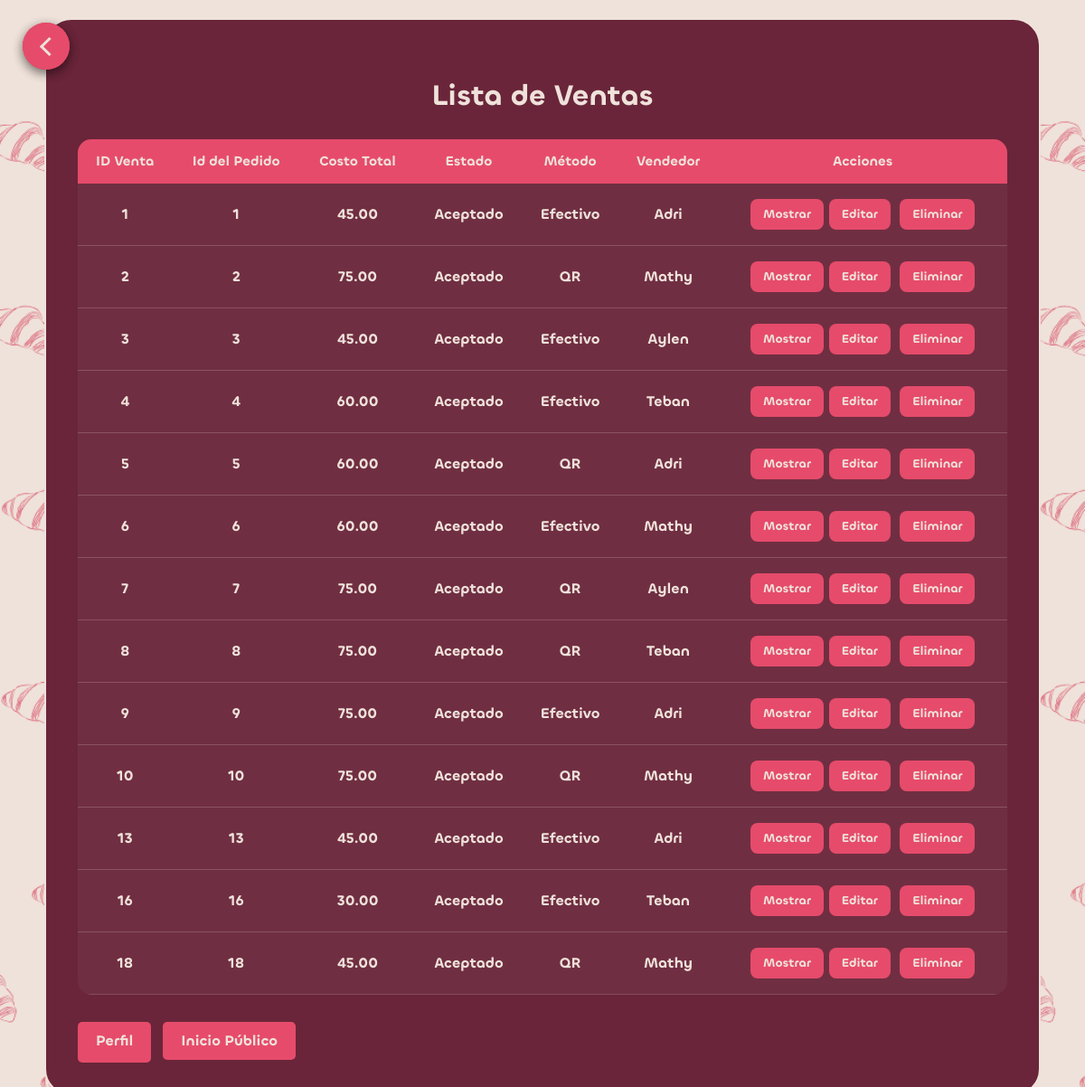
The app's page /Ventas/leerVentass.php (signed in) with its own data.
### tables this page shows
CREATE TABLE IF NOT EXISTS `Ventas` (
  `ID` INT NOT NULL AUTO_INCREMENT,
  `Pedidos_ID` INT NOT NULL,
  `Costototal` DECIMAL(10,2) NULL DEFAULT NULL,
  `Estado` VARCHAR(45) NULL DEFAULT NULL,
  `Metodo` VARCHAR(45) NULL DEFAULT NULL,
  INDEX `fk_Ventas_Pedidos1_idx` (`Pedidos_ID` ASC),
  PRIMARY KEY (`ID`, `Pedidos_ID`),
  CONSTRAINT `fk_Ventas_Pedidos1`
    FOREIGN KEY (`Pedidos_ID`)
    REFERENCES `Pedidos` (`ID`)
    ON DELETE NO ACTION
    ON UPDATE NO ACTION);

CREATE TABLE IF NOT EXISTS `Pedidos` (
  `ID` INT NOT NULL AUTO_INCREMENT,
  `Nombre` VARCHAR(45) NULL DEFAULT NULL,
  `Fecha` DATE NULL DEFAULT NULL, 
  `Celular` INT NULL DEFAULT NULL,
  `Estado` VARCHAR(45) NULL DEFAULT NULL,
  `Direccion` VARCHAR(80) NULL DEFAULT NULL,
  `NombreVendedor` VARCHAR(45) NULL DEFAULT NULL,
  PRIMARY KEY (`ID`));

### Ventas/leerVentass.php (the view, shortened to what this page needs)
<?php
require "bdVentas.php";
$sql = "SELECT * FROM ventas JOIN pedidos ON ventas.Pedidos_ID=pedidos.ID WHERE ventas.Estado='Aceptada'";
$resultado = $conexion->query($sql);
?>
<!DOCTYPE html>
<html lang="es">
<head>
    <link rel="stylesheet" href="../tipografia/Fonts/WEB/css/chillax.css">
</head>
<body>
 <?php
        if ($_SESSION['Rol'] === "administrador") {
        echo "<a href='../administrador.php' class='btn-volver-esquina' aria-label='Volver' title='Volver'> </a>";
}?>
<div class="contenedor">
    <h2>Lista de Ventas</h2>
    <table>
        <tr>
            <th>ID Venta</th>
            <th>Id del Pedido</th>
            <th>Costo Total</th>
            <th>Estado</th>
            <th>Método</th>
            <th>Vendedor</th>
            <th>Acciones</th>
        </tr>
        <?php
        if ($resultado->num_rows > 0) {
            while ($fila = $resultado->fetch_assoc()) {
                $ID = $fila["ID"];
                $Pedidos_ID = $fila["Pedidos_ID"];
                echo "<tr>";
                echo "<td>" . $fila['ID'] . "</td>";
                echo "<td>" . $fila['Pedidos_ID'] . "</td>";
                echo "<td>" . $fila['Costototal'] . "</td>";
                echo "<td>" . $fila['Estado'] . "</td>";
                echo "<td>" . $fila['Metodo'] . "</td>";
                echo "<td>" . $fila['NombreVendedor'] . "</td>";
                echo "<td>";
                echo "<a href='leerVentas.php?ID=$Pedidos_ID'><button class='mostrar'>Mostrar</button></a>";
                if ($_SESSION['Rol'] === "administrador") {
                    echo "<a href='formupdateVentas.php?ID=$ID'><button class='editar'>Editar</button></a> ";
                    echo "<a href='eliminarVentas.php?ID=$ID'><button class='eliminar'>Eliminar</button></a>";
                }
                echo "</td>";
                echo "</tr>";
            }
        } else {
            echo "<tr>";
            echo "<td colspan='6'>No hay pedidos registrados</td>";
            echo "</tr>";
        }
        ?>
    </table>
    <div class="botones">
        <a href="../perfil.php" class="volver" >Perfil</a>
        <a href="../portada publica.php"><button class="volver">Inicio Público</button></a>
    </div>
</div>
</body>
</html>

### Ventas/leerVentass.php (style rules this page uses)
* { font-family: 'Chillax-Semibold'; box-sizing: border-box; }
body { background-image: url(../imagenes/2.png); background-size: cover; background-position: center; background-repeat: no-repeat; display: flex; justify-content: center; align-items: center; min-height: 100vh; margin: 0; padding: 20px; }
.contenedor { width: 95%; max-width: 1200px; padding: 35px; background-color: #6A253A; border: 2px solid #EFE2DA; border-radius: 30px; color: #EFE2DA; }
h2 { text-align: center; margin-bottom: 25px; font-size: 32px; }
table { width: 100%; border-collapse: collapse; overflow: hidden; border-radius: 15px; }
th { background-color: #E64B6B; color: #EFE2DA; padding: 14px; font-size: 15px; }
td { padding: 14px; text-align: center; border-bottom: 1px solid rgba(239, 226, 218, 0.2); color: #EFE2DA; }
tr { background-color: rgba(255,255,255,0.04); transition: 0.3s; }
button { padding: 8px 14px; margin: 3px; border: none; border-radius: 8px; cursor: pointer; transition: 0.3s; color: #EFE2DA; }
.mostrar, .editar, .eliminar { background-color: #E64B6B; }
.volver { padding: 10px 20px; border: none; color: #EFE2DA; border-radius: 5px; background: #E64B6B; cursor: pointer; font-size: 16px; margin-top: 10px; }
a { text-decoration: none; color: inherit; }
.botones { display: flex; flex-wrap: wrap; gap: 10px; margin-top: 20px; }
.btn-volver-esquina { position: fixed; top: 25px; left: 25px; width: 52px; height: 52px; display: flex; align-items: center; justify-content: center; background: #E64B6B; border: none; border-radius: 50%; cursor: pointer; box-shadow: 0 4px 12px rgba(0, 0, 0, 0.30); transition: all 0.2s ease; z-index: 9999; text-decoration: none; }
.btn-volver-esquina::before { content: ""; width: 12px; height: 12px; border-left: 3px solid #EFE2DA; border-bottom: 3px solid #EFE2DA; transform: rotate(45deg); margin-left: 6px; }

### records on screen
ventas: Pedidos_ID.ID "1", Pedidos_ID "1", Costototal "45.00", Pedidos_ID.Estado "Aceptado", Metodo "Efectivo", Pedidos_ID.NombreVendedor "Adri"
ventas: Pedidos_ID.ID "2", Pedidos_ID "2", Costototal "75.00", Pedidos_ID.Estado "Aceptado", Metodo "QR", Pedidos_ID.NombreVendedor "Mathy"
ventas: Pedidos_ID.ID "3", Pedidos_ID "3", Costototal "45.00", Pedidos_ID.Estado "Aceptado", Metodo "Efectivo", Pedidos_ID.NombreVendedor "Aylen"
ventas: Pedidos_ID.ID "4", Pedidos_ID "4", Costototal "60.00", Pedidos_ID.Estado "Aceptado", Metodo "Efectivo", Pedidos_ID.NombreVendedor "Teban"
ventas: Pedidos_ID.ID "5", Pedidos_ID "5", Costototal "60.00", Pedidos_ID.Estado "Aceptado", Metodo "QR", Pedidos_ID.NombreVendedor "Adri"
ventas: Pedidos_ID.ID "6", Pedidos_ID "6", Costototal "60.00", Pedidos_ID.Estado "Aceptado", Metodo "Efectivo", Pedidos_ID.NombreVendedor "Mathy"
ventas: Pedidos_ID.ID "7", Pedidos_ID "7", Costototal "75.00", Pedidos_ID.Estado "Aceptado", Metodo "QR", Pedidos_ID.NombreVendedor "Aylen"
ventas: Pedidos_ID.ID "8", Pedidos_ID "8", Costototal "75.00", Pedidos_ID.Estado "Aceptado", Metodo "QR", Pedidos_ID.NombreVendedor "Teban"
ventas: Pedidos_ID.ID "9", Pedidos_ID "9", Costototal "75.00", Pedidos_ID.Estado "Aceptado", Metodo "Efectivo", Pedidos_ID.NombreVendedor "Adri"
ventas: Pedidos_ID.ID "10", Pedidos_ID "10", Costototal "75.00", Pedidos_ID.Estado "Aceptado", Metodo "QR", Pedidos_ID.NombreVendedor "Mathy"
ventas: Pedidos_ID.ID "13", Pedidos_ID "13", Costototal "45.00", Pedidos_ID.Estado "Aceptado", Metodo "Efectivo", Pedidos_ID.NombreVendedor "Adri"
ventas: Pedidos_ID.ID "16", Pedidos_ID "16", Costototal "30.00", Pedidos_ID.Estado "Aceptado", Metodo "Efectivo", Pedidos_ID.NombreVendedor "Teban"
ventas: Pedidos_ID.ID "18", Pedidos_ID "18", Costototal "45.00", Pedidos_ID.Estado "Aceptado", Metodo "QR", Pedidos_ID.NombreVendedor "Mathy"
